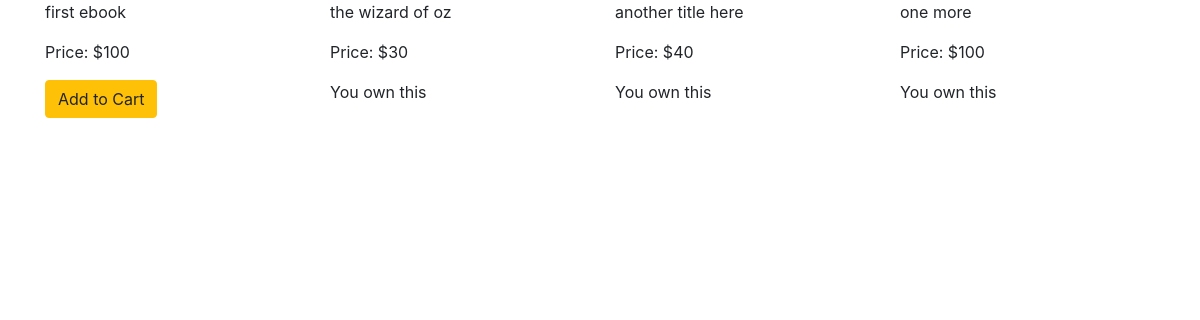
The page /products/ (signed in) on the database its author committed.
### products/models.py (models this page shows, shortened)
class Product(models.Model):
    name = models.CharField(max_length=120)
    price = models.IntegerField()

### products/views.py (the view)
# urls.py: url(r'^', product_list, name='product-list')
@login_required
def product_list(request):
    object_list = Product.objects.all()
    filtered_orders = Order.objects.filter(owner=request.user.profile, is_ordered=False)
    current_order_products = []
    if filtered_orders.exists():
    	user_order = filtered_orders[0]
    	user_order_items = user_order.items.all()
    	current_order_products = [product.product for product in user_order_items]
    context = {
        'object_list': object_list,
        'current_order_products': current_order_products
    }
    return render(request, "products/product_list.html", context)

### products/templates/products/product_list.html (shortened to what this page needs)
{% extends 'base.html' %}
{% block content %}
    <div class="row">
    {% for object in object_list %}
        <div class="col-sm-3">
            <p>{{ object.name }}</p>
            <p>Price: ${{ object.price }}</p>
            {% if object in user.profile.ebooks.all %}
            You own this
            {% elif object in current_order_products %}
            <a href="{% url 'shopping_cart:order_summary' %}" class="btn btn-warning">Go to Cart</a>
            {% else %}
            <a href="{% url 'shopping_cart:add_to_cart' object.id %}" class="btn btn-warning">Add to Cart</a>
            {% endif %}
        </div>
    {% endfor %}
    </div>
{% endblock content %}

### rows shown on the page
Product: name "first ebook", price "100", shows "Add to Cart"
Product: name "the wizard of oz", price "30", shows "You own this"
Product: name "another title here", price "40", shows "You own this"
Product: name "one more", price "100", shows "You own this"
